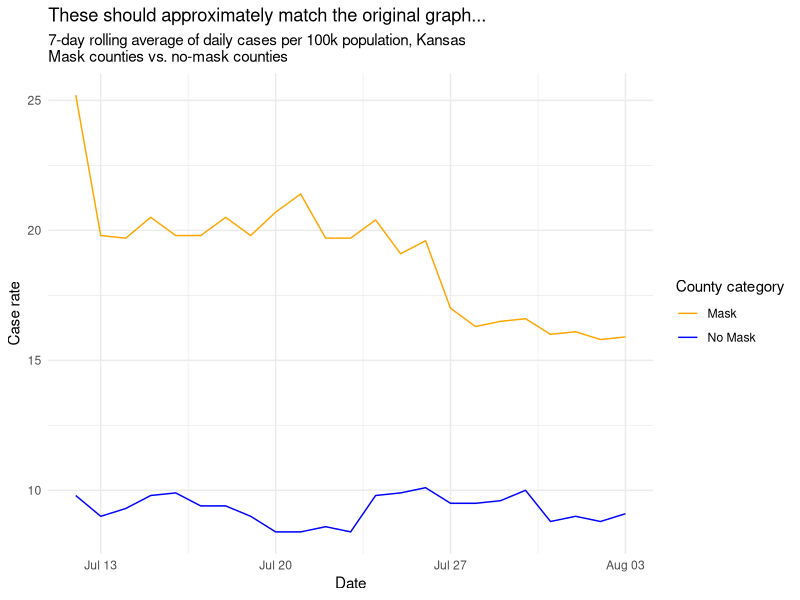

This chart was generated by the following R code:
## ---- chunk 1
library(tidyverse) 
library(lubridate)
## ---- chunk 2
df <- tribble(
  ~date,       ~value, ~mask,
  "7/12/2020", 25.2,   "Mask",
  "7/13/2020", 19.8,   "Mask",
  "7/14/2020", 19.7,   "Mask",
  "7/15/2020", 20.5,   "Mask",
  "7/16/2020", 19.8,   "Mask",
  "7/17/2020", 19.8,   "Mask",
  "7/18/2020", 20.5,   "Mask",
  "7/19/2020", 19.8,   "Mask",
  "7/20/2020", 20.7,   "Mask",
  "7/21/2020", 21.4,   "Mask",
  "7/22/2020", 19.7,   "Mask",
  "7/23/2020", 19.7,   "Mask",
  "7/24/2020", 20.4,   "Mask",
  "7/25/2020", 19.1,   "Mask",
  "7/26/2020", 19.6,   "Mask",
  "7/27/2020", 17,     "Mask",
  "7/28/2020", 16.3,   "Mask",
  "7/29/2020", 16.5,   "Mask",
  "7/30/2020", 16.6,   "Mask",
  "7/31/2020", 16,     "Mask",
  "8/1/2020",  16.1,   "Mask",
  "8/2/2020",  15.8,   "Mask",
  "8/3/2020",  15.9,   "Mask",
  "7/12/2020", 9.8,    "No Mask",
  "7/13/2020", 9,      "No Mask",
  "7/14/2020", 9.3,    "No Mask",
  "7/15/2020", 9.8,    "No Mask",
  "7/16/2020", 9.9,    "No Mask",
  "7/17/2020", 9.4,    "No Mask",
  "7/18/2020", 9.4,    "No Mask",
  "7/19/2020", 9,      "No Mask",
  "7/20/2020", 8.4,    "No Mask",
  "7/21/2020", 8.4,    "No Mask",
  "7/22/2020", 8.6,    "No Mask",
  "7/23/2020", 8.4,    "No Mask",
  "7/24/2020", 9.8,    "No Mask",
  "7/25/2020", 9.9,    "No Mask",
  "7/26/2020", 10.1,   "No Mask",
  "7/27/2020", 9.5,    "No Mask",
  "7/28/2020", 9.5,    "No Mask",
  "7/29/2020", 9.6,    "No Mask",
  "7/30/2020", 10,     "No Mask",
  "7/31/2020", 8.8,    "No Mask",
  "8/1/2020",  9,      "No Mask",
  "8/2/2020",  8.8,    "No Mask",
  "8/3/2020",  9.1,    "No Mask"
)
## ---- chunk 3
df %>%
  mutate(date = mdy(date)) %>%
  ggplot(aes(x = date, y = value, color = mask, group = mask)) +
  geom_line() +
  scale_color_manual(values = c("orange", "blue")) +
  theme_minimal() +
  labs(
    title = "These should approximately match the original graph...",
    subtitle = "7-day rolling average of daily cases per 100k population, Kansas\nMask counties vs. no-mask counties",
    x = "Date",
    y = "Case rate",
    color = "County category"
  )
